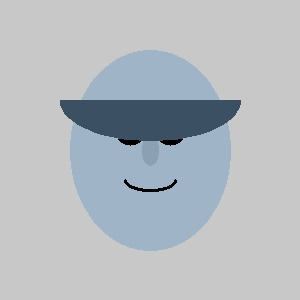
#> input picture data/source_faces/my_face.jpg, 300 x 300 px
$ python working_realtime_demo.py
#> lines starting #> are read from the running program, lines starting #| are printed output that depends on the picture
"""
Working Real-time Deepfake Demo

This demo creates videos of people doing mundane tasks in real-time
and saves them to a video file (no virtual camera required).
"""

import cv2
import numpy as np
import time
import threading
from typing import Optional, Dict, Any
from pathlib import Path


class WorkingMundaneTaskGenerator:
    """Working generator for mundane task animations."""

    def __init__(self, task_name: str = 'typing'):
        self.task_name = task_name
        self.frame_count = 0
        self.task_frames = self._create_task_frames()

    def _create_task_frames(self) -> list:
        """Create animated frames for the mundane task."""
        frames = []

        if self.task_name == 'typing':
            frames = self._create_typing_frames()
        elif self.task_name == 'reading':
            frames = self._create_reading_frames()
        elif self.task_name == 'drinking':
            frames = self._create_drinking_frames()
        else:
            frames = self._create_default_frames()

        return frames

    def _create_typing_frames(self) -> list:
        """Create typing animation frames."""
        frames = []
        for i in range(30):
            frame = np.ones((480, 640, 3), dtype=np.uint8) * 240  # Light gray background

            # Draw person
            cv2.rectangle(frame, (250, 150), (390, 350), (200, 180, 160), -1)  # Body
            cv2.rectangle(frame, (280, 120), (360, 180), (200, 180, 160), -1)  # Head

            # Eyes
            cv2.circle(frame, (300, 140), 8, (0, 0, 0), -1)
            cv2.circle(frame, (340, 140), 8, (0, 0, 0), -1)

            # Mouth
            cv2.ellipse(frame, (320, 160), (15, 5), 0, 0, 180, (0, 0, 0), 2)

            # Typing hands animation
            hand_offset = int(10 * np.sin(i * 0.3))
            cv2.circle(frame, (300 + hand_offset, 250), 15, (200, 180, 160), -1)
            cv2.circle(frame, (340 - hand_offset, 250), 15, (200, 180, 160), -1)

            # Keyboard
            cv2.rectangle(frame, (200, 300), (440, 320), (50, 50, 50), -1)

            # Add some text to show it's working
            cv2.putText(frame, f"Typing Frame {i}", (50, 50),
                       cv2.FONT_HERSHEY_SIMPLEX, 1, (0, 0, 0), 2)

            frames.append(frame)

        return frames

    def _create_reading_frames(self) -> list:
        """Create reading animation frames."""
        frames = []
        for i in range(40):
            frame = np.ones((480, 640, 3), dtype=np.uint8) * 240

            # Draw person
            cv2.rectangle(frame, (250, 150), (390, 350), (200, 180, 160), -1)  # Body
            cv2.rectangle(frame, (280, 120), (360, 180), (200, 180, 160), -1)  # Head

            # Eyes
            cv2.circle(frame, (300, 140), 8, (0, 0, 0), -1)
            cv2.circle(frame, (340, 140), 8, (0, 0, 0), -1)

            # Mouth
            cv2.ellipse(frame, (320, 160), (15, 5), 0, 0, 180, (0, 0, 0), 2)

            # Book
            book_offset = int(5 * np.sin(i * 0.2))
            cv2.rectangle(frame, (180 + book_offset, 200), (260 + book_offset, 300), (255, 255, 200), -1)
            cv2.rectangle(frame, (180 + book_offset, 200), (260 + book_offset, 300), (0, 0, 0), 2)

            # Reading hand
            hand_offset = int(8 * np.sin(i * 0.3))
            cv2.circle(frame, (220 + hand_offset, 250), 15, (200, 180, 160), -1)

            # Add some text to show it's working
            cv2.putText(frame, f"Reading Frame {i}", (50, 50),
                       cv2.FONT_HERSHEY_SIMPLEX, 1, (0, 0, 0), 2)

            frames.append(frame)

        return frames

    # [70 lines left out: functions _create_drinking_frames, _create_default_frames, get_current_frame, not called in this run]

    def update_frame(self):
        """Update to next frame."""
        self.frame_count += 1


class WorkingFaceSwapper:
    """Working face swapping using OpenCV."""

    def __init__(self):
        self.face_cascade = cv2.CascadeClassifier(cv2.data.haarcascades + 'haarcascade_frontalface_default.xml')

    # [50 lines left out: functions detect_faces, swap_faces, not called in this run]


class WorkingRealtimeGenerator:
    """Working real-time generator for mundane tasks."""

    def __init__(self, target_fps: int = 30):
        self.target_fps = target_fps
        self.frame_time = 1.0 / target_fps

        self.task_generator = None
        self.face_swapper = WorkingFaceSwapper()
        self.source_face = None

        self.is_running = False
        self.video_writer = None

        self.frame_count = 0
        self.start_time = None

    def start_generation(self, source_face_path: str, task_name: str = 'typing',
                        output_path: str = "output/working_realtime_demo.mp4") -> Dict[str, Any]:
        """Start real-time generation."""
        if self.is_running:
            return {'success': False, 'error': 'Generation already running'}

        # Load source face
        source_image = cv2.imread(source_face_path)
        if source_image is None:
            return {'success': False, 'error': f'Could not load source face: {source_face_path}'}

        self.source_face = source_image

        # Initialize task generator
        self.task_generator = WorkingMundaneTaskGenerator(task_name)

        # Initialize video writer
        fourcc = cv2.VideoWriter_fourcc(*'mp4v')
        self.video_writer = cv2.VideoWriter(output_path, fourcc, self.target_fps, (640, 480))

        if not self.video_writer.isOpened():
            return {'success': False, 'error': 'Could not initialize video writer'}

        # Start generation
        self.is_running = True
        self.start_time = time.time()
        self.frame_count = 0

        # Start processing thread
        processing_thread = threading.Thread(target=self._processing_loop)
        processing_thread.daemon = True
        processing_thread.start()

        return {
            'success': True,
            'task_name': task_name,
            'source_face': source_face_path,
            'output_path': output_path,
            'target_fps': self.target_fps
        }

    def stop_generation(self) -> Dict[str, Any]:
        """Stop generation."""
        if not self.is_running:
            return {'success': False, 'error': 'Generation not running'}

        self.is_running = False

        # Close video writer
        if self.video_writer:
            self.video_writer.release()
            self.video_writer = None

        # Calculate stats
        total_time = time.time() - self.start_time if self.start_time else 0
        fps = self.frame_count / total_time if total_time > 0 else 0

        return {
            'success': True,
            'total_frames': self.frame_count,
            'total_time': total_time,
            'fps': fps
        }

    def _processing_loop(self):
        """Main processing loop."""
        while self.is_running:
            loop_start = time.time()

            try:
                # Generate frame
                frame = self._generate_frame()

                if frame is not None:
                    # Write to video file
                    if self.video_writer:
                        self.video_writer.write(frame)

                    self.frame_count += 1

                # Maintain FPS
                elapsed = time.time() - loop_start
                sleep_time = max(0, self.frame_time - elapsed)
                if sleep_time > 0:
                    time.sleep(sleep_time)

            except Exception as e:
                print(f"Error in processing loop: {e}")
                break

    def _generate_frame(self) -> Optional[np.ndarray]:
        """Generate a single frame."""
        if not self.task_generator or not self.source_face:
            return None

        try:
            # Get task frame
            task_frame = self.task_generator.get_current_frame()
            if task_frame is None:
                return None

            # Perform face swap
            swapped_frame = self.face_swapper.swap_faces(self.source_face, task_frame)

            # Update task animation
            self.task_generator.update_frame()

            return swapped_frame

        except Exception as e:
            print(f"Error generating frame: {e}")
            return None

    def change_task(self, task_name: str) -> Dict[str, Any]:
        """Change the current task."""
        if not self.is_running:
            return {'success': False, 'error': 'Generation not running'}

        self.task_generator = WorkingMundaneTaskGenerator(task_name)

        return {
            'success': True,
            'new_task': task_name
        }

    def get_performance_stats(self) -> Dict[str, Any]:
        """Get performance statistics."""
        if not self.start_time:
            return {}

        current_time = time.time()
        elapsed_time = current_time - self.start_time
        current_fps = self.frame_count / elapsed_time if elapsed_time > 0 else 0

        return {
            'current_fps': current_fps,
            'frame_count': self.frame_count,
            'elapsed_time': elapsed_time
        }


def main():
    """Main demo function."""
    print("🎬 Working Real-time Deepfake Demo")
    print("=" * 40)

    # Check if source face exists
    source_face_path = "data/source_faces/my_face.jpg"
    if not Path(source_face_path).exists():
        print(f"⚠️  Source face not found: {source_face_path}")
        print("Please place a face image at this location.")
        print("You can use any clear photo of a face.")
        return

    # Initialize generator
    generator = WorkingRealtimeGenerator(target_fps=30)

    # Start generation
    print("🚀 Starting real-time generation...")
    result = generator.start_generation(
        source_face_path=source_face_path,
        task_name='typing',
        output_path="output/working_realtime_demo.mp4"
    )
#> in start_generation, source_image is the input picture: shape (300, 300, 3); mean B, G, R 192.3, 186.9, 181
#> after the loop in _create_typing_frames, `for i in range(30):`:
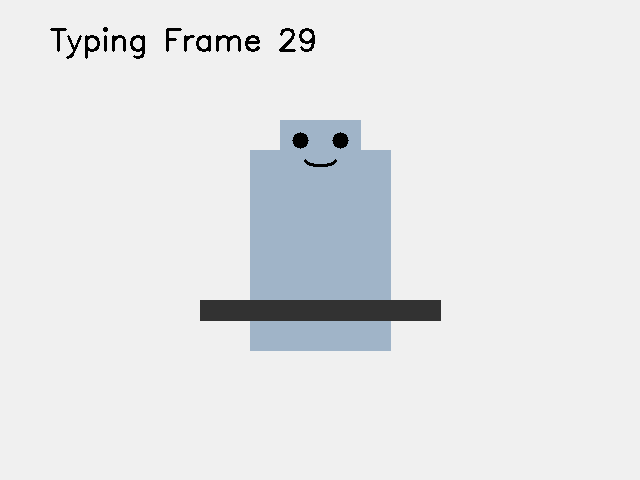
#> frame: shape (480, 640, 3); mean of channels 0, 1, 2 231.5, 229.8, 228; drawn as B, G, R

    if not result['success']:
        print(f"❌ Failed to start: {result['error']}")
        return

    print(f"✅ Generation started!")
    print(f"   Task: {result['task_name']}")
    print(f"   Output: {result['output_path']}")
    print(f"   Target FPS: {result['target_fps']}")

    # Run for demonstration
    print("\n🎭 Running for 30 seconds...")
    print("Press Ctrl+C to stop early")

    try:
        for i in range(30):
            stats = generator.get_performance_stats()
            print(f"\r🎯 FPS: {stats.get('current_fps', 0):.1f} | "
                  f"Frames: {stats.get('frame_count', 0)} | "
                  f"Time: {stats.get('elapsed_time', 0):.1f}s", end="")
            time.sleep(1)

        print("\n\n🔄 Changing task to 'reading'...")
        generator.change_task('reading')
#> after the loop in _create_reading_frames, `for i in range(40):`:
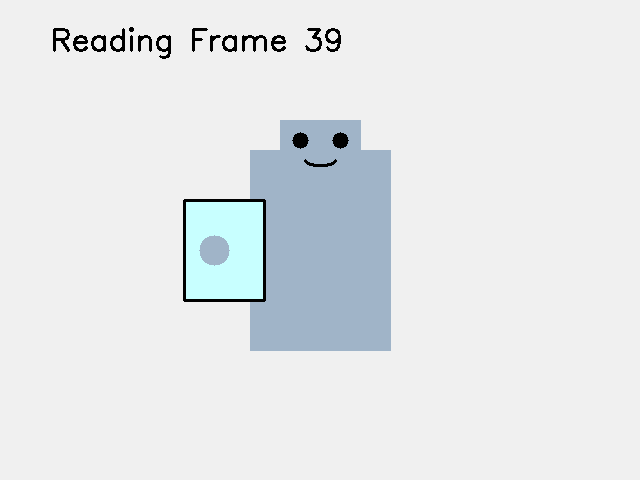
#> frame: shape (480, 640, 3); mean of channels 0, 1, 2 233.7, 231.8, 228.7; drawn as B, G, R

        # Run for another 20 seconds
        for i in range(20):
            stats = generator.get_performance_stats()
            print(f"\r📖 FPS: {stats.get('current_fps', 0):.1f} | "
                  f"Frames: {stats.get('frame_count', 0)} | "
                  f"Time: {stats.get('elapsed_time', 0):.1f}s", end="")
            time.sleep(1)

    except KeyboardInterrupt:
        print("\n\n⏹️  Stopping generation...")

    # Stop generation
    stop_result = generator.stop_generation()
    if stop_result['success']:
        print(f"\n✅ Generation stopped!")
        print(f"   Total frames: {stop_result['total_frames']}")
        print(f"   Average FPS: {stop_result['fps']:.1f}")
        print(f"   Total time: {stop_result['total_time']:.1f}s")
        print(f"   Video saved: {result['output_path']}")

    print("\n🎉 Demo completed!")
    print("📹 Check the output video file to see the generated content!")


if __name__ == "__main__":
    main()
